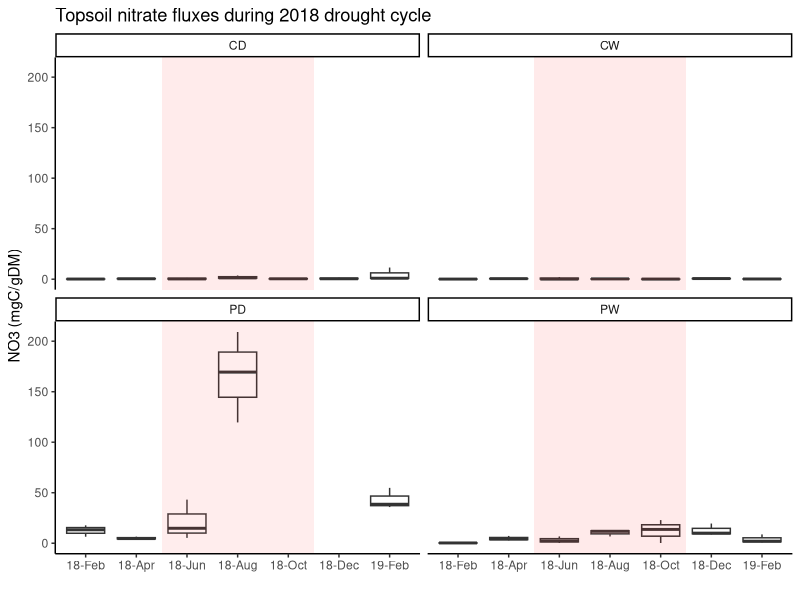
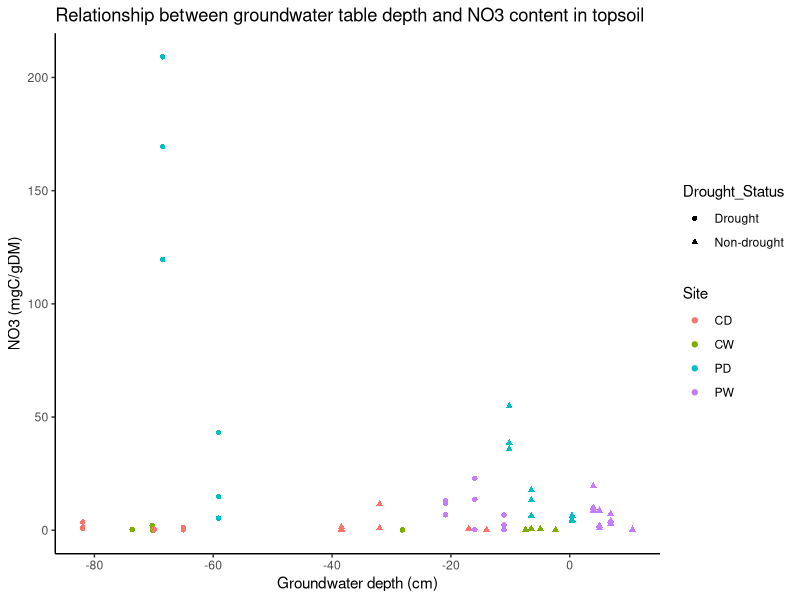
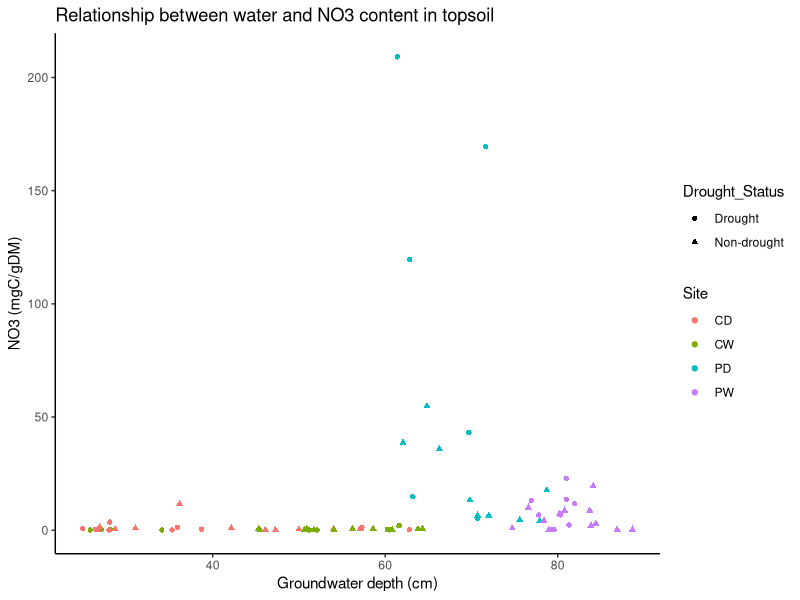
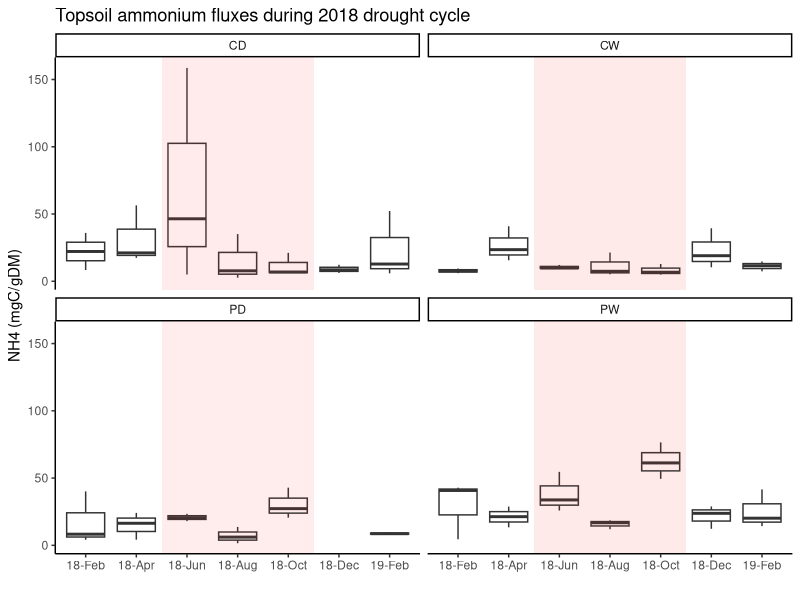
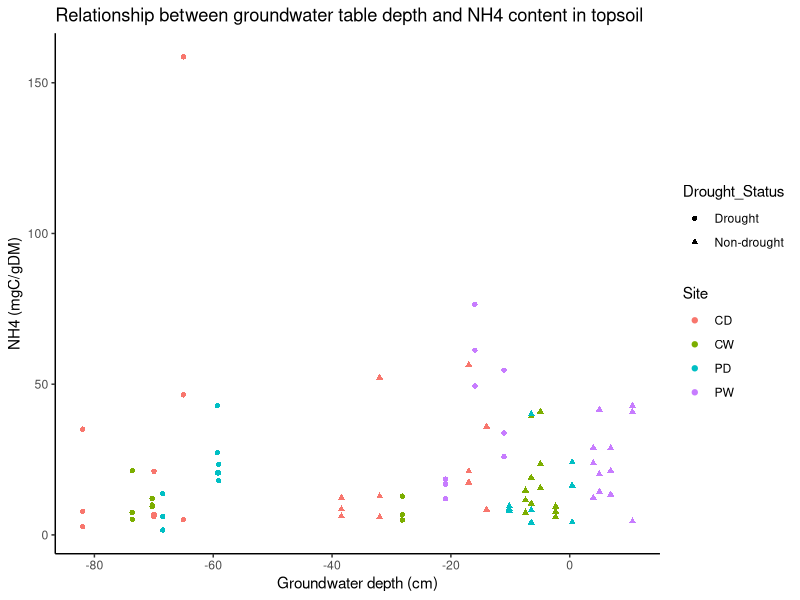
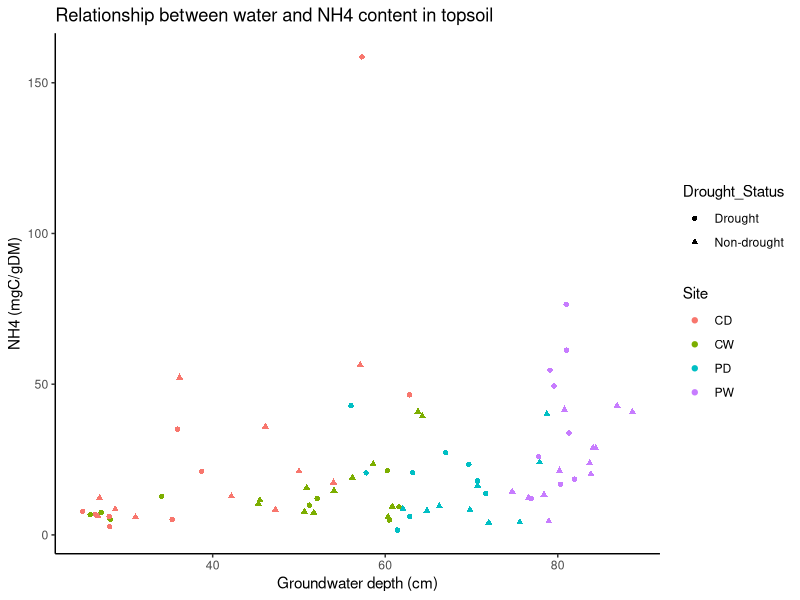
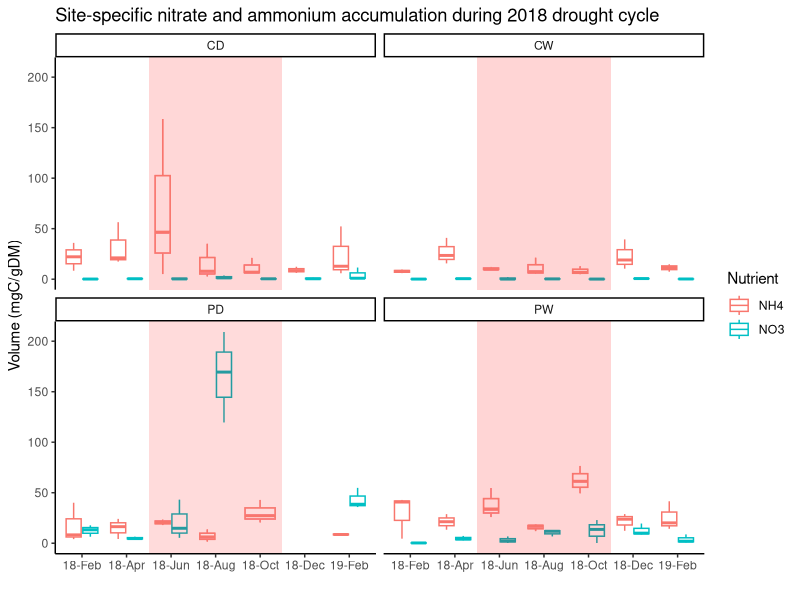

Recreate these plots in R, in order.
################################################################################
#                                                                              #
# 2018 drought cycle: Nutrient analysis                                        #
#                                                                              #
# Author: Anna Burns                                                           #
# Last edited: 28.07.2023                                                      #
#                                                                              #
################################################################################

################################################################################
# Required packages                                                            #
################################################################################

library(tidyverse)
library(dplyr)
library(ggplot2)

################################################################################
# Data upload                                                                  #
################################################################################

sample <- read.csv('Data/prok.sample.csv') %>% remove_rownames() %>% column_to_rownames(var = 'X')

sample.2018drought <- sample %>% filter(season2 == '18-Feb' | season2 == '18-Apr'| season2 == '18-Jun' | 
                                          season2 == '18-Aug' | season2 == '18-Oct' | season2 == '18-Dec' | season2 == '19-Feb')

sample.2018drought.topsoil <- sample.2018drought %>% filter(depth == '05-10 cm')

sample.2018drought.topsoil$season2 <- factor(sample.2018drought.topsoil$season2, levels = c('18-Feb', '18-Apr', '18-Jun', '18-Aug', '18-Oct', '18-Dec', '19-Feb'))

nitrate.ammonium <- sample.2018drought.topsoil %>% select(NO3,NH4,loc,season2) %>% pivot_longer(!c(loc,season2), names_to = 'Nutrient', values_to='Volume')

################################################################################
# Code                                                                         #
################################################################################

# NO3

ggplot(sample.2018drought.topsoil, aes(x = season2, y = NO3)) +
  geom_boxplot() +
  facet_wrap(vars(loc)) +
  xlab('') +
  ylab('NO3 (mgC/gDM)') +
  ggtitle('Topsoil nitrate fluxes during 2018 drought cycle') +
  theme_classic() +
  geom_rect(aes(xmin=2.5,
                xmax = 5.5,
                ymin = -Inf,
                ymax = Inf), fill = 'red', alpha = 0.003) +
  guides(col=guide_legend(title="Site"))

## relationship between NO3 and groundwater depth

ggplot(sample.2018drought.topsoil, aes(x = Mean_GW, y = NO3, group = loc, col = loc, shape = Drought_Status)) +
  geom_point() +
  xlab('Groundwater depth (cm)') +
  ylab('NO3 (mgC/gDM)') +
  ggtitle('Relationship between groundwater table depth and NO3 content in topsoil') +
  theme_classic() +
  guides(col=guide_legend(title="Site")) 

## relationship between NO3 and topsoil water content

ggplot(sample.2018drought.topsoil, aes(x = water, y = NO3, group = loc, col = loc, shape = Drought_Status)) +
  geom_point() +
  xlab('Groundwater depth (cm)') +
  ylab('NO3 (mgC/gDM)') +
  ggtitle('Relationship between water and NO3 content in topsoil') +
  theme_classic() +
  guides(col=guide_legend(title="Site")) 

# NH4

ggplot(sample.2018drought.topsoil, aes(x = season2, y = NH4)) +
  geom_boxplot() +
  facet_wrap(vars(loc)) +
  xlab('') +
  ylab('NH4 (mgC/gDM)') +
  ggtitle('Topsoil ammonium fluxes during 2018 drought cycle') +
  theme_classic() +
  geom_rect(aes(xmin=2.5,
                xmax = 5.5,
                ymin = -Inf,
                ymax = Inf), fill = 'red', alpha = 0.003) +
  guides(col=guide_legend(title="Site"))

## relationship between NH4 and groundwater depth

ggplot(sample.2018drought.topsoil, aes(x = Mean_GW, y = NH4, group = loc, col = loc, shape = Drought_Status)) +
  geom_point() +
  xlab('Groundwater depth (cm)') +
  ylab('NH4 (mgC/gDM)') +
  ggtitle('Relationship between groundwater table depth and NH4 content in topsoil') +
  theme_classic() +
  guides(col=guide_legend(title="Site")) 

## relationship between NH4 and topsoil water content

ggplot(sample.2018drought.topsoil, aes(x = water, y = NH4, group = loc, col = loc, shape = Drought_Status)) +
  geom_point() +
  xlab('Groundwater depth (cm)') +
  ylab('NH4 (mgC/gDM)') +
  ggtitle('Relationship between water and NH4 content in topsoil') +
  theme_classic() +
  guides(col=guide_legend(title="Site")) 

# Relationship between NO3/NH4 accumulation

ggplot(nitrate.ammonium, aes(x = season2, y = Volume, group_by = Nutrient)) +
  geom_boxplot(aes(col = Nutrient)) +
  facet_wrap(vars(loc)) +
  theme_classic() +
  xlab('') +
  ylab('Volume (mgC/gDM)') +
  ggtitle('Site-specific nitrate and ammonium accumulation during 2018 drought cycle') +
  geom_rect(aes(xmin=2.5,
                xmax = 5.5,
                ymin = -Inf,
                ymax = Inf), fill = 'red', alpha = 0.003)
